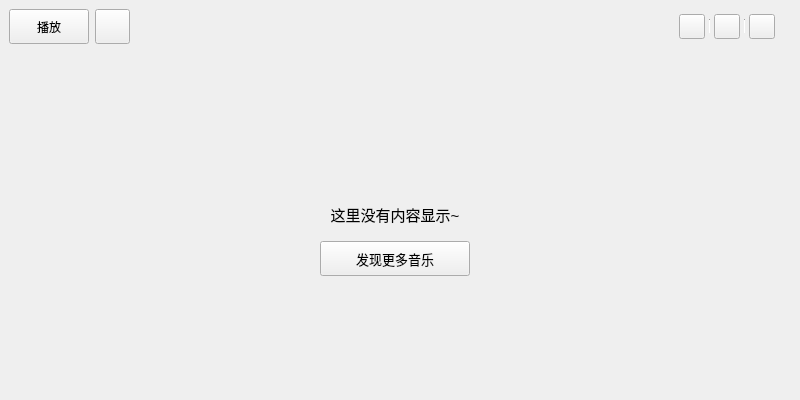
<?xml version="1.0" encoding="UTF-8"?>
<ui version="4.0">
 <class>PaidSingle</class>
 <widget class="QWidget" name="PaidSingle">
  <property name="geometry">
   <rect>
    <x>0</x>
    <y>0</y>
    <width>800</width>
    <height>400</height>
   </rect>
  </property>
  <property name="windowTitle">
   <string>PaidSingle</string>
  </property>
  <layout class="QVBoxLayout" name="verticalLayout_2">
   <property name="leftMargin">
    <number>0</number>
   </property>
   <property name="topMargin">
    <number>0</number>
   </property>
   <item>
    <widget class="QWidget" name="widget" native="true">
     <layout class="QHBoxLayout" name="horizontalLayout">
      <item>
       <widget class="QToolButton" name="toolButton">
        <property name="minimumSize">
         <size>
          <width>80</width>
          <height>35</height>
         </size>
        </property>
        <property name="maximumSize">
         <size>
          <width>80</width>
          <height>35</height>
         </size>
        </property>
        <property name="text">
         <string>播放</string>
        </property>
       </widget>
      </item>
      <item>
       <widget class="QToolButton" name="toolButton_3">
        <property name="minimumSize">
         <size>
          <width>35</width>
          <height>35</height>
         </size>
        </property>
        <property name="maximumSize">
         <size>
          <width>35</width>
          <height>35</height>
         </size>
        </property>
        <property name="text">
         <string/>
        </property>
       </widget>
      </item>
      <item>
       <spacer name="horizontalSpacer">
        <property name="orientation">
         <enum>Qt::Horizontal</enum>
        </property>
        <property name="sizeHint" stdset="0">
         <size>
          <width>525</width>
          <height>20</height>
         </size>
        </property>
       </spacer>
      </item>
      <item>
       <widget class="QWidget" name="small_widget" native="true">
        <layout class="QHBoxLayout" name="horizontalLayout_14">
         <property name="spacing">
          <number>4</number>
         </property>
         <property name="leftMargin">
          <number>5</number>
         </property>
         <property name="topMargin">
          <number>2</number>
         </property>
         <property name="rightMargin">
          <number>5</number>
         </property>
         <property name="bottomMargin">
          <number>2</number>
         </property>
         <item>
          <widget class="QToolButton" name="single_share_toolButton">
           <property name="cursor">
            <cursorShape>PointingHandCursor</cursorShape>
           </property>
           <property name="toolTip">
            <string>分享</string>
           </property>
           <property name="text">
            <string/>
           </property>
           <property name="iconSize">
            <size>
             <width>18</width>
             <height>18</height>
            </size>
           </property>
          </widget>
         </item>
         <item>
          <widget class="Line" name="line_2">
           <property name="sizePolicy">
            <sizepolicy hsizetype="Fixed" vsizetype="Fixed">
             <horstretch>0</horstretch>
             <verstretch>0</verstretch>
            </sizepolicy>
           </property>
           <property name="minimumSize">
            <size>
             <width>1</width>
             <height>15</height>
            </size>
           </property>
           <property name="maximumSize">
            <size>
             <width>1</width>
             <height>16777215</height>
            </size>
           </property>
           <property name="font">
            <font>
             <family>宋体</family>
            </font>
           </property>
           <property name="lineWidth">
            <number>1</number>
           </property>
           <property name="orientation">
            <enum>Qt::Vertical</enum>
           </property>
          </widget>
         </item>
         <item>
          <widget class="QToolButton" name="single_sort_toolButton">
           <property name="cursor">
            <cursorShape>PointingHandCursor</cursorShape>
           </property>
           <property name="toolTip">
            <string>当前排序方式：默认排序</string>
           </property>
           <property name="text">
            <string/>
           </property>
           <property name="iconSize">
            <size>
             <width>18</width>
             <height>18</height>
            </size>
           </property>
           <property name="checkable">
            <bool>false</bool>
           </property>
          </widget>
         </item>
         <item>
          <widget class="Line" name="line_3">
           <property name="sizePolicy">
            <sizepolicy hsizetype="Fixed" vsizetype="Fixed">
             <horstretch>0</horstretch>
             <verstretch>0</verstretch>
            </sizepolicy>
           </property>
           <property name="minimumSize">
            <size>
             <width>1</width>
             <height>15</height>
            </size>
           </property>
           <property name="maximumSize">
            <size>
             <width>1</width>
             <height>16777215</height>
            </size>
           </property>
           <property name="font">
            <font>
             <family>宋体</family>
            </font>
           </property>
           <property name="orientation">
            <enum>Qt::Vertical</enum>
           </property>
          </widget>
         </item>
         <item>
          <widget class="QToolButton" name="single_batch_toolButton">
           <property name="cursor">
            <cursorShape>PointingHandCursor</cursorShape>
           </property>
           <property name="toolTip">
            <string>批量操作</string>
           </property>
           <property name="text">
            <string/>
           </property>
           <property name="iconSize">
            <size>
             <width>18</width>
             <height>18</height>
            </size>
           </property>
          </widget>
         </item>
        </layout>
       </widget>
      </item>
     </layout>
    </widget>
   </item>
   <item>
    <widget class="QWidget" name="widget_4" native="true">
     <layout class="QVBoxLayout" name="verticalLayout" stretch="1,1,1">
      <item>
       <spacer name="verticalSpacer_3">
        <property name="orientation">
         <enum>Qt::Vertical</enum>
        </property>
        <property name="sizeHint" stdset="0">
         <size>
          <width>20</width>
          <height>40</height>
         </size>
        </property>
       </spacer>
      </item>
      <item>
       <layout class="QGridLayout" name="gridLayout_2">
        <property name="verticalSpacing">
         <number>15</number>
        </property>
        <item row="0" column="0">
         <spacer name="horizontalSpacer_12">
          <property name="orientation">
           <enum>Qt::Horizontal</enum>
          </property>
          <property name="sizeHint" stdset="0">
           <size>
            <width>40</width>
            <height>20</height>
           </size>
          </property>
         </spacer>
        </item>
        <item row="0" column="1">
         <widget class="QLabel" name="prompt_label">
          <property name="font">
           <font>
            <pointsize>11</pointsize>
           </font>
          </property>
          <property name="text">
           <string>这里没有内容显示~</string>
          </property>
          <property name="scaledContents">
           <bool>false</bool>
          </property>
          <property name="alignment">
           <set>Qt::AlignBottom|Qt::AlignHCenter</set>
          </property>
         </widget>
        </item>
        <item row="0" column="2">
         <spacer name="horizontalSpacer_13">
          <property name="orientation">
           <enum>Qt::Horizontal</enum>
          </property>
          <property name="sizeHint" stdset="0">
           <size>
            <width>40</width>
            <height>20</height>
           </size>
          </property>
         </spacer>
        </item>
        <item row="1" column="0">
         <spacer name="horizontalSpacer_14">
          <property name="orientation">
           <enum>Qt::Horizontal</enum>
          </property>
          <property name="sizeHint" stdset="0">
           <size>
            <width>40</width>
            <height>20</height>
           </size>
          </property>
         </spacer>
        </item>
        <item row="1" column="1">
         <widget class="QPushButton" name="search_pushButton">
          <property name="minimumSize">
           <size>
            <width>150</width>
            <height>35</height>
           </size>
          </property>
          <property name="maximumSize">
           <size>
            <width>150</width>
            <height>35</height>
           </size>
          </property>
          <property name="font">
           <font>
            <pointsize>10</pointsize>
           </font>
          </property>
          <property name="cursor">
           <cursorShape>PointingHandCursor</cursorShape>
          </property>
          <property name="text">
           <string>发现更多音乐</string>
          </property>
         </widget>
        </item>
        <item row="1" column="2">
         <spacer name="horizontalSpacer_15">
          <property name="orientation">
           <enum>Qt::Horizontal</enum>
          </property>
          <property name="sizeHint" stdset="0">
           <size>
            <width>40</width>
            <height>20</height>
           </size>
          </property>
         </spacer>
        </item>
       </layout>
      </item>
      <item>
       <spacer name="verticalSpacer_4">
        <property name="orientation">
         <enum>Qt::Vertical</enum>
        </property>
        <property name="sizeHint" stdset="0">
         <size>
          <width>20</width>
          <height>40</height>
         </size>
        </property>
       </spacer>
      </item>
     </layout>
    </widget>
   </item>
  </layout>
 </widget>
 <resources/>
 <connections/>
</ui>
